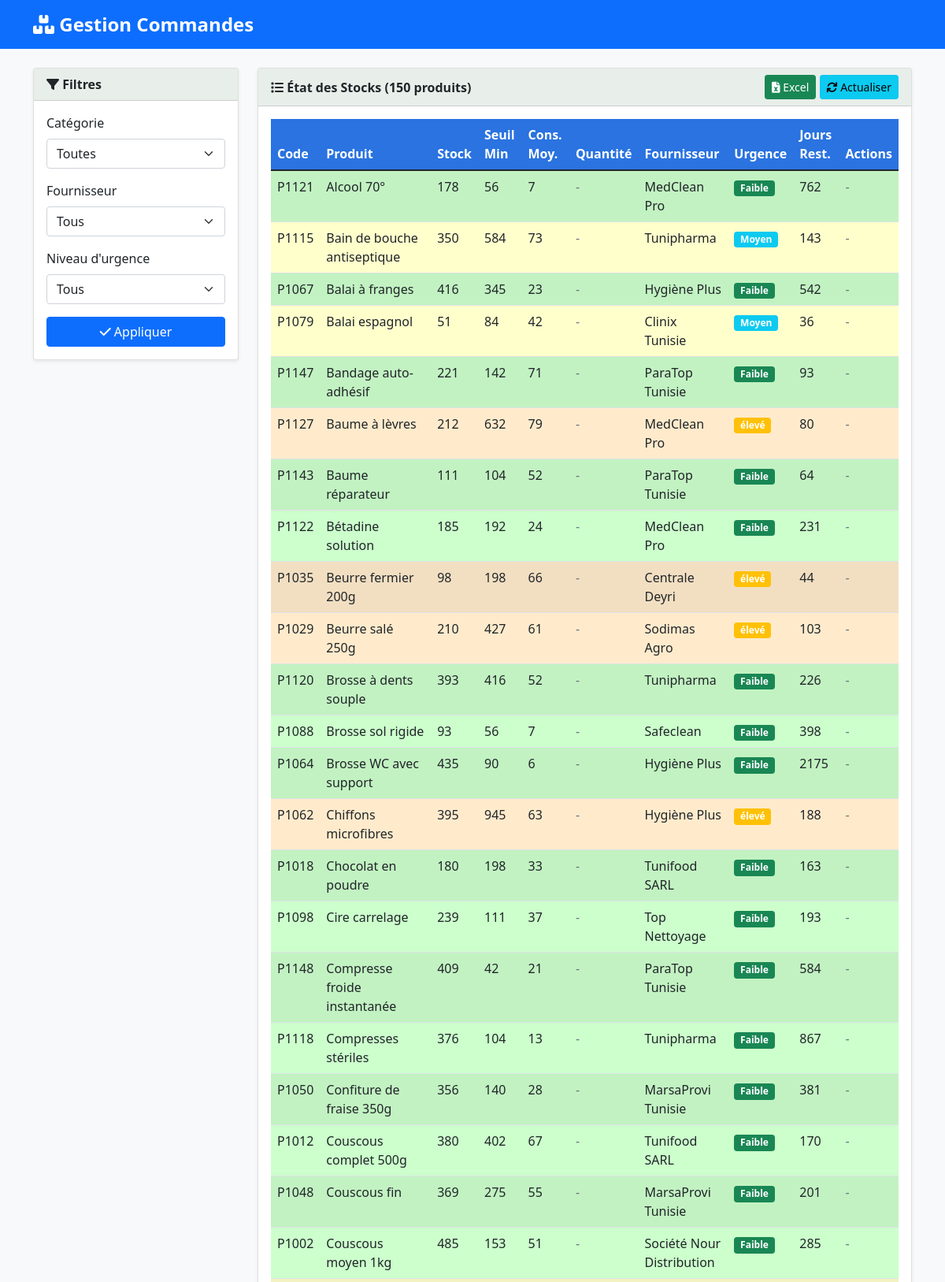
The page / (upper part) on the database its author committed.
### tables this page shows
CREATE TABLE produits (
    id INT PRIMARY KEY AUTO_INCREMENT,
    code_produit VARCHAR(20) UNIQUE NOT NULL,
    code_barre VARCHAR(50),
    nom VARCHAR(100) NOT NULL,
    description TEXT,
    categorie_id INT,
    prix_achat DECIMAL(10,2) DEFAULT 0,
    unite VARCHAR(20) DEFAULT 'unité',
    seuil_min INT DEFAULT 10,
    seuil_max INT DEFAULT 100,
    stock_actuel INT DEFAULT 0,
    marge_securite DECIMAL(5,2) DEFAULT 0.2,
    consommation_moyenne DECIMAL(10,2) DEFAULT 0,
    consommation_maximale DECIMAL(10,2) DEFAULT 0,
    delai_livraison INT DEFAULT 7,
    fournisseur_id INT,
    actif BOOLEAN DEFAULT true,
    created_at TIMESTAMP DEFAULT CURRENT_TIMESTAMP,
    FOREIGN KEY (categorie_id) REFERENCES categories(id),
    FOREIGN KEY (fournisseur_id) REFERENCES fournisseurs(id)
);

CREATE TABLE fournisseurs (
    id INT PRIMARY KEY AUTO_INCREMENT,
    code_fournisseur VARCHAR(20) UNIQUE NOT NULL,
    nom VARCHAR(100) NOT NULL,
    contact VARCHAR(100),
    email VARCHAR(100),
    telephone VARCHAR(20),
    adresse TEXT,
    delai_livraison_moyen INT DEFAULT 7,
    fiabilite DECIMAL(3,2) DEFAULT 5.0,
    actif BOOLEAN DEFAULT true,
    created_at TIMESTAMP DEFAULT CURRENT_TIMESTAMP
);

### CORE/RecommandationSystem.php (called while the page is built, shortened)
<?php
class RecommandationSystem {
    private $pdo;
    public function __construct($pdo) {
        $this->pdo = $pdo;
    }
    public function getRecommandations() {
        $produits = $this->getProduitsActifs();
        $recommandations = [];
        foreach ($produits as $produit) {
            $recommandation = $this->analyserProduit($produit);
                $recommandations[] = $recommandation;
        }
        return $recommandations;
    }
    private function getProduitsActifs() {
        $query = "
            SELECT p.*, c.nom as categorie_nom, f.nom as fournisseur_nom, f.code_fournisseur
            FROM produits p
            LEFT JOIN categories c ON p.categorie_id = c.id
            LEFT JOIN fournisseurs f ON p.fournisseur_id = f.id
            WHERE p.actif = true
            ORDER BY p.nom
        ";
        $stmt = $this->pdo->query($query);
        return $stmt->fetchAll();
    }
    private function analyserProduit($produit) {
        $besoin = $this->calculerBesoin($produit);
        $quantite = $this->calculerQuantite($produit, $besoin);
        $urgence = $this->calculerUrgence($produit);
        $jours_restants = $this->calculerJoursRestants($produit);
        return [
            'id' => $produit['id'],
            'code_produit' => $produit['code_produit'],
            'code_barre' => $produit['code_barre'],
            'nom' => $produit['nom'],
            'categorie' => $produit['categorie_nom'],
            'stock_actuel' => $produit['stock_actuel'],
            'seuil_min' => $produit['seuil_min'],
            'seuil_max' => $produit['seuil_max'],
            'consommation_moyenne' => $produit['consommation_moyenne'],
            'consommation_maximale' => $produit['consommation_maximale'],
            'besoin_calcule' => $besoin,
            'quantite_recommandee' => $quantite,
            'fournisseur' => $produit['fournisseur_nom'],
            'code_fournisseur' => $produit['code_fournisseur'],
            'prix_achat' => $produit['prix_achat'],
            'prix_estime' => $produit['prix_achat'] * $quantite,
            'urgence' => $urgence,
            'jours_restants' => $jours_restants
        ];
    }
    private function calculerBesoin($produit) {
        $delai = $produit['delai_livraison'] ?: 7;
        $consommation = $produit['consommation_moyenne'] ?: 1;
        $consommation_journaliere = $consommation / 30;
        return $consommation_journaliere * $delai * (1 + ($produit['marge_securite'] ?: 0.2));
    }
    private function calculerQuantite($produit, $besoin) {
        $quantite = max(0, $besoin - $produit['stock_actuel']);
        return min($quantite, $produit['seuil_max'] - $produit['stock_actuel']);
    }
    private function calculerUrgence($produit) {
        $ratio = $produit['stock_actuel'] / $produit['seuil_min'];
        if ($ratio <= 0.2) return 'critique';
        if ($ratio <= 0.5) return 'élevé';
        if ($ratio <= 0.8) return 'moyen';
        return 'faible';
    }
    private function calculerJoursRestants($produit) {
        $consommation_journaliere = $produit['consommation_moyenne'] / 30;
        return $consommation_journaliere > 0 ? floor($produit['stock_actuel'] / $consommation_journaliere) : 999;
    }
}
?>

### index.php (the view, shortened to what this page needs)
<?php
require_once 'core/RecommandationSystem.php';
try {
    $database = new Database();
    $pdo = $database->getConnection();
    $recommandation = new RecommandationSystem($pdo);
    $recommandations = $recommandation->getRecommandations();
} catch (Exception $e) {
    die("Erreur: " . $e->getMessage());
}
?>
<!DOCTYPE html>
<html lang="fr">
<head>
    <link href="https://cdn.jsdelivr.net/npm/bootstrap@5.1.3/dist/css/bootstrap.min.css" rel="stylesheet">
    <link href="https://cdnjs.cloudflare.com/ajax/libs/font-awesome/6.0.0/css/all.min.css" rel="stylesheet">
    <link href="assets/css/style.css" rel="stylesheet">
</head>
<body>
    <nav class="navbar navbar-expand-lg navbar-dark bg-primary">
        <div class="container">
            <a class="navbar-brand" href="#">
                <i class="fas fa-boxes"></i> Gestion Commandes
            </a>
        </div>
    </nav>
    <div class="container mt-4">
        <div class="row">
            <div class="col-md-3">
                <div class="card">
                    <div class="card-header">
                        <i class="fas fa-filter"></i> Filtres
                    </div>
                    <div class="card-body">
                        <div class="mb-3">
                            <label class="form-label">Catégorie</label>
                            <select class="form-select" id="filterCategorie">
                                <option value="">Toutes</option>
                            </select>
                        </div>
                        <div class="mb-3">
                            <label class="form-label">Fournisseur</label>
                            <select class="form-select" id="filterFournisseur">
                                <option value="">Tous</option>
                            </select>
                        </div>
                        <div class="mb-3">
                            <label class="form-label">Niveau d'urgence</label>
                            <select class="form-select" id="filterUrgence">
                                <option value="">Tous</option>
                            </select>
                        </div>
                        <button class="btn btn-primary w-100" onclick="appliquerFiltres()">
                            <i class="fas fa-check"></i> Appliquer
                        </button>
                    </div>
                </div>
            </div>
            <div class="col-md-9">
                <div class="card">
                    <div class="card-header d-flex justify-content-between align-items-center">
                        <span><i class="fas fa-list"></i> État des Stocks (<?= count($recommandations) ?> produits)</span>
                        <div>
                            <button class="btn btn-sm btn-success" onclick="exporterExcel()">
                                <i class="fas fa-file-excel"></i> Excel
                            </button>
                            <button class="btn btn-sm btn-info" onclick="rafraichir()">
                                <i class="fas fa-sync"></i> Actualiser
                            </button>
                        </div>
                    </div>
                    <div class="card-body">
                        <div class="table-responsive">
                            <table class="table table-striped table-hover">
                                <thead class="table-dark">
                                    <tr>
                                        <th>Code</th>
                                        <th>Produit</th>
                                        <th>Stock</th>
                                        <th>Seuil Min</th>
                                        <th>Cons. Moy.</th>
                                        <th>Quantité</th>
                                        <th>Fournisseur</th>
                                        <th>Urgence</th>
                                        <th>Jours Rest.</th>
                                        <th>Actions</th>
                                    </tr>
                                </thead>
                                <tbody>
                                    <?php foreach ($recommandations as $cmd): ?>
                                    <tr class="urgence-<?= $cmd['urgence'] ?>">
                                        <td><?= htmlspecialchars($cmd['code_produit']) ?></td>
                                        <td><?= htmlspecialchars($cmd['nom']) ?></td>
                                        <td><?= $cmd['stock_actuel'] ?></td>
                                        <td><?= $cmd['seuil_min'] ?></td>
                                        <td><?= round($cmd['consommation_moyenne'], 2) ?></td>
                                        <td>
                                            <?php if ($cmd['quantite_recommandee'] > 0): ?>
                                                <strong><?= $cmd['quantite_recommandee'] ?></strong>
                                            <?php else: ?>
                                                <span class="text-muted">-</span>
                                            <?php endif; ?>
                                        </td>
                                        <td><?= htmlspecialchars($cmd['fournisseur']) ?></td>
                                        <td>
                                            <span class="badge bg-<?=
                                                $cmd['urgence'] === 'critique' ? 'danger' :
                                                ($cmd['urgence'] === 'élevé' ? 'warning' :
                                                ($cmd['urgence'] === 'moyen' ? 'info' : 'success'))
                                            ?>">
                                                <?= ucfirst($cmd['urgence']) ?>
                                            </span>
                                        </td>
                                        <td><?= $cmd['jours_restants'] ?></td>
                                        <td>
                                            <?php if ($cmd['quantite_recommandee'] > 0): ?>
                                                <button class="btn btn-sm btn-primary"
                                                        onclick="commander(<?= $cmd['id'] ?>, <?= $cmd['quantite_recommandee'] ?>)">
                                                    <i class="fas fa-shopping-cart"></i>
                                                </button>
                                            <?php else: ?>
                                                <span class="text-muted">-</span>
                                            <?php endif; ?>
                                        </td>
                                    </tr>
                                    <?php endforeach; ?>
                                </tbody>
                            </table>
                        </div>
                    </div>
                </div>
            </div>
        </div>
    </div>
</body>
</html>

### ASSETS/CSS/style.css (style rules this page uses)
body { background-color: #f8f9fa; font-family: 'Segoe UI', Tahoma, Geneva, Verdana, sans-serif; }
.navbar-brand { font-weight: bold; font-size: 1.5rem; }
.card { box-shadow: 0 0.125rem 0.25rem rgba(0, 0, 0, 0.075); border: 1px solid rgba(0, 0, 0, 0.125); margin-bottom: 1rem; }
.card-header { font-weight: 600; background-color: #e8eee9; border-bottom: 1px solid rgba(0, 0, 0, 0.125); }
.table th { font-weight: 600; background-color: #2a73e0; }
.urgence-élevé { background-color: #ffebcc !important; }
.urgence-moyen { background-color: #ffffcc !important; }
.urgence-faible { background-color: #ccffcc !important; }
.btn { transition: all 0.3s ease; }

### rows shown on the page
produits: code_produit "P1121", nom "Alcool 70°", stock_actuel "178", seuil_min "56", consommation_moyenne "7", fournisseur.nom "MedClean Pro", urgence "Faible", jours_restants "762"
produits: code_produit "P1115", nom "Bain de bouche antiseptique", stock_actuel "350", seuil_min "584", consommation_moyenne "73", fournisseur.nom "Tunipharma", urgence "Moyen", jours_restants "143"
produits: code_produit "P1067", nom "Balai à franges", stock_actuel "416", seuil_min "345", consommation_moyenne "23", fournisseur.nom "Hygiène Plus", urgence "Faible", jours_restants "542"
produits: code_produit "P1079", nom "Balai espagnol", stock_actuel "51", seuil_min "84", consommation_moyenne "42", fournisseur.nom "Clinix Tunisie", urgence "Moyen", jours_restants "36"
produits: code_produit "P1147", nom "Bandage auto-adhésif", stock_actuel "221", seuil_min "142", consommation_moyenne "71", fournisseur.nom "ParaTop Tunisie", urgence "Faible", jours_restants "93"
produits: code_produit "P1127", nom "Baume à lèvres", stock_actuel "212", seuil_min "632", consommation_moyenne "79", fournisseur.nom "MedClean Pro", urgence "élevé", jours_restants "80"
produits: code_produit "P1143", nom "Baume réparateur", stock_actuel "111", seuil_min "104", consommation_moyenne "52", fournisseur.nom "ParaTop Tunisie", urgence "Faible", jours_restants "64"
produits: code_produit "P1122", nom "Bétadine solution", stock_actuel "185", seuil_min "192", consommation_moyenne "24", fournisseur.nom "MedClean Pro", urgence "Faible", jours_restants "231"
produits: code_produit "P1035", nom "Beurre fermier 200g", stock_actuel "98", seuil_min "198", consommation_moyenne "66", fournisseur.nom "Centrale Deyri", urgence "élevé", jours_restants "44"
produits: code_produit "P1029", nom "Beurre salé 250g", stock_actuel "210", seuil_min "427", consommation_moyenne "61", fournisseur.nom "Sodimas Agro", urgence "élevé", jours_restants "103"
produits: code_produit "P1120", nom "Brosse à dents souple", stock_actuel "393", seuil_min "416", consommation_moyenne "52", fournisseur.nom "Tunipharma", urgence "Faible", jours_restants "226"
produits: code_produit "P1088", nom "Brosse sol rigide", stock_actuel "93", seuil_min "56", consommation_moyenne "7", fournisseur.nom "Safeclean", urgence "Faible", jours_restants "398"
produits: code_produit "P1064", nom "Brosse WC avec support", stock_actuel "435", seuil_min "90", consommation_moyenne "6", fournisseur.nom "Hygiène Plus", urgence "Faible", jours_restants "2175"
produits: code_produit "P1062", nom "Chiffons microfibres", stock_actuel "395", seuil_min "945", consommation_moyenne "63", fournisseur.nom "Hygiène Plus", urgence "élevé", jours_restants "188"
produits: code_produit "P1018", nom "Chocolat en poudre", stock_actuel "180", seuil_min "198", consommation_moyenne "33", fournisseur.nom "Tunifood SARL", urgence "Faible", jours_restants "163"
produits: code_produit "P1098", nom "Cire carrelage", stock_actuel "239", seuil_min "111", consommation_moyenne "37", fournisseur.nom "Top Nettoyage", urgence "Faible", jours_restants "193"
produits: code_produit "P1148", nom "Compresse froide instantanée", stock_actuel "409", seuil_min "42", consommation_moyenne "21", fournisseur.nom "ParaTop Tunisie", urgence "Faible", jours_restants "584"
produits: code_produit "P1118", nom "Compresses stériles", stock_actuel "376", seuil_min "104", consommation_moyenne "13", fournisseur.nom "Tunipharma", urgence "Faible", jours_restants "867"
produits: code_produit "P1050", nom "Confiture de fraise 350g", stock_actuel "356", seuil_min "140", consommation_moyenne "28", fournisseur.nom "MarsaProvi Tunisie", urgence "Faible", jours_restants "381"
produits: code_produit "P1012", nom "Couscous complet 500g", stock_actuel "380", seuil_min "402", consommation_moyenne "67", fournisseur.nom "Tunifood SARL", urgence "Faible", jours_restants "170"
produits: code_produit "P1048", nom "Couscous fin", stock_actuel "369", seuil_min "275", consommation_moyenne "55", fournisseur.nom "MarsaProvi Tunisie", urgence "Faible", jours_restants "201"
produits: code_produit "P1002", nom "Couscous moyen 1kg", stock_actuel "485", seuil_min "153", consommation_moyenne "51", fournisseur.nom "Société Nour Distribution", urgence "Faible", jours_restants "285"

### other values the page prints
count($recommandations) "150"
